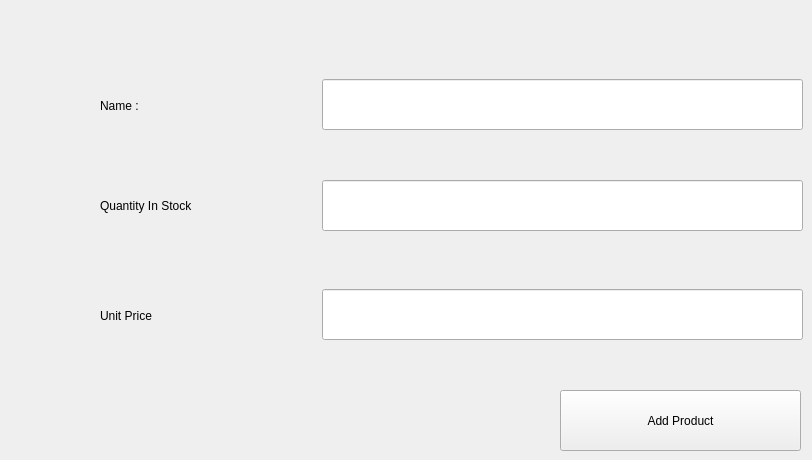
    <widget class="QWidget" name="tab_2">
     <attribute name="title">
      <string>Add Product</string>
     </attribute>
     <widget class="QLabel" name="label">
      <property name="geometry">
       <rect>
        <x>100</x>
        <y>80</y>
        <width>171</width>
        <height>51</height>
       </rect>
      </property>
      <property name="text">
       <string>Name :</string>
      </property>
     </widget>
     <widget class="QLabel" name="label_2">
      <property name="geometry">
       <rect>
        <x>100</x>
        <y>180</y>
        <width>171</width>
        <height>51</height>
       </rect>
      </property>
      <property name="text">
       <string>Quantity In Stock</string>
      </property>
     </widget>
     <widget class="QLabel" name="label_3">
      <property name="geometry">
       <rect>
        <x>100</x>
        <y>290</y>
        <width>171</width>
        <height>51</height>
       </rect>
      </property>
      <property name="text">
       <string>Unit Price</string>
      </property>
     </widget>
     <widget class="QLineEdit" name="name_edit">
      <property name="geometry">
       <rect>
        <x>322</x>
        <y>79</y>
        <width>481</width>
        <height>51</height>
       </rect>
      </property>
     </widget>
     <widget class="QLineEdit" name="quantity_edit">
      <property name="geometry">
       <rect>
        <x>322</x>
        <y>180</y>
        <width>481</width>
        <height>51</height>
       </rect>
      </property>
     </widget>
     <widget class="QLineEdit" name="unit_edit">
      <property name="geometry">
       <rect>
        <x>322</x>
        <y>289</y>
        <width>481</width>
        <height>51</height>
       </rect>
      </property>
     </widget>
     <widget class="QPushButton" name="btn_add">
      <property name="geometry">
       <rect>
        <x>560</x>
        <y>390</y>
        <width>241</width>
        <height>61</height>
       </rect>
      </property>
      <property name="text">
       <string>Add Product</string>
      </property>
     </widget>
    </widget>
